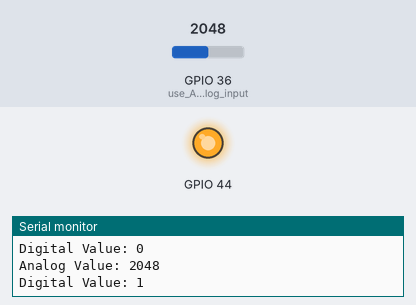
Recording of a program running on a simulated ESP32. Parts: output pins drawn as LEDs (lit = HIGH), the last lines printed to the serial monitor. The test bench sets the inputs (shaded band); at power-on: GPIO 36 (use_A0_for_analog_input) = 2048.

Above: at 1.8 s.
1.9 s: GPIO 36 (use_A0_for_analog_input) set to 167
3.4 s: GPIO 36 (use_A0_for_analog_input) set to 138
At 4.6 s:
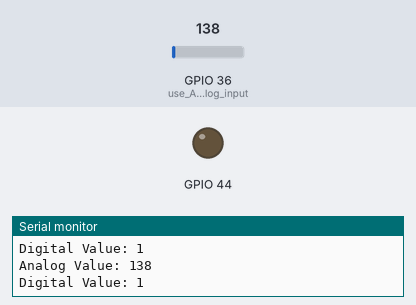
5.5 s: GPIO 36 (use_A0_for_analog_input) set to 491
At 7.2 s:
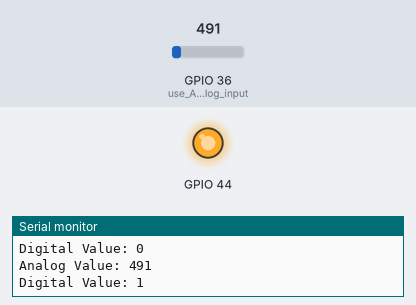
7.5 s: GPIO 36 (use_A0_for_analog_input) set to 110
At 8.9 s:
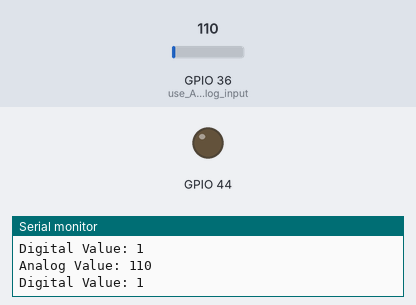
Timing chart, 0 to 10.5 s (numbered marks = the images above; inputs shaded):
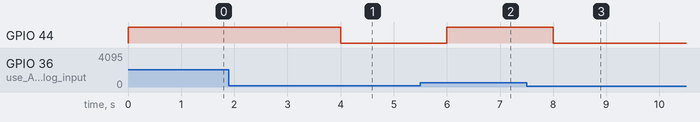

The program:

main.cpp
```cpp
#include <Arduino.h>

int sensorValue;
int digitalValue;

void setup()
{
  Serial.begin(9600); // sets the serial port to 9600
  pinMode(D7, OUTPUT);
  pinMode(A0, INPUT); // use A0 for analog input
}

void loop()
{
  sensorValue = analogRead(A0); // read analog input pin A0 (pin 36)
  digitalValue = digitalRead(D7); // read digital input pin 2

  // Debugging information
  Serial.print("Analog Value: ");
  Serial.println(sensorValue); // prints the analog value read
  Serial.print("Digital Value: ");
  Serial.println(digitalValue); // prints the digital value read

  // Adjust the threshold value if necessary
  if (sensorValue > 150) // Adjusted threshold value
  {
    digitalWrite(D7, HIGH); // set pin D7 high
  }
  else
  {
    digitalWrite(D7, LOW); // set pin D7 low
  }

  delay(1000); // wait 1000ms for next reading
}
```

Measured:
- the behaviour switches between 151 and 150 on GPIO 36 (use_A0_for_analog_input) (found by bisection; images 0 and 1)
- after the input at 3.4 s, GPIO 44: HIGH → LOW after 0.60 s
- after the input at 5.5 s, GPIO 44: LOW → HIGH after 0.50 s
- after the input at 7.5 s, GPIO 44: HIGH → LOW after 0.50 s
